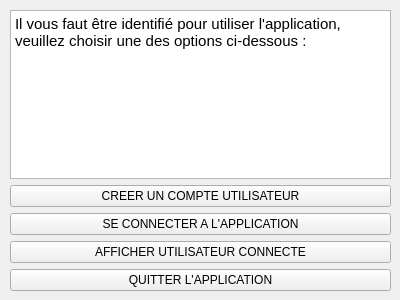
<?xml version="1.0" encoding="UTF-8"?>
<ui version="4.0">
 <class>Accueil</class>
 <widget class="QMainWindow" name="Accueil">
  <property name="geometry">
   <rect>
    <x>0</x>
    <y>0</y>
    <width>400</width>
    <height>300</height>
   </rect>
  </property>
  <property name="windowTitle">
   <string>MainWindow</string>
  </property>
  <widget class="QWidget" name="centralwidget">
   <widget class="QWidget" name="verticalLayoutWidget">
    <property name="geometry">
     <rect>
      <x>10</x>
      <y>10</y>
      <width>381</width>
      <height>281</height>
     </rect>
    </property>
    <layout class="QVBoxLayout" name="verticalLayout">
     <item>
      <widget class="QTextBrowser" name="textBrowser">
       <property name="html">
        <string>&lt;!DOCTYPE HTML PUBLIC &quot;-//W3C//DTD HTML 4.0//EN&quot; &quot;http://www.w3.org/TR/REC-html40/strict.dtd&quot;&gt;
&lt;html&gt;&lt;head&gt;&lt;meta name=&quot;qrichtext&quot; content=&quot;1&quot; /&gt;&lt;style type=&quot;text/css&quot;&gt;
p, li { white-space: pre-wrap; }
&lt;/style&gt;&lt;/head&gt;&lt;body style=&quot; font-family:'Ubuntu'; font-size:11pt; font-weight:400; font-style:normal;&quot;&gt;
&lt;p style=&quot; margin-top:0px; margin-bottom:0px; margin-left:0px; margin-right:0px; -qt-block-indent:0; text-indent:0px;&quot;&gt;Il vous faut être identifié pour utiliser l'application, veuillez choisir une des options ci-dessous :&lt;/p&gt;&lt;/body&gt;&lt;/html&gt;</string>
       </property>
      </widget>
     </item>
     <item>
      <widget class="QPushButton" name="creer_compte">
       <property name="text">
        <string>CREER UN COMPTE UTILISATEUR</string>
       </property>
      </widget>
     </item>
     <item>
      <widget class="QPushButton" name="se_connecter">
       <property name="text">
        <string>SE CONNECTER A L'APPLICATION</string>
       </property>
      </widget>
     </item>
     <item>
      <widget class="QPushButton" name="afficher_connecter">
       <property name="text">
        <string>AFFICHER UTILISATEUR CONNECTE</string>
       </property>
      </widget>
     </item>
     <item>
      <widget class="QPushButton" name="quitter_appli">
       <property name="text">
        <string>QUITTER L'APPLICATION</string>
       </property>
      </widget>
     </item>
    </layout>
   </widget>
  </widget>
 </widget>
 <resources/>
 <connections/>
</ui>
